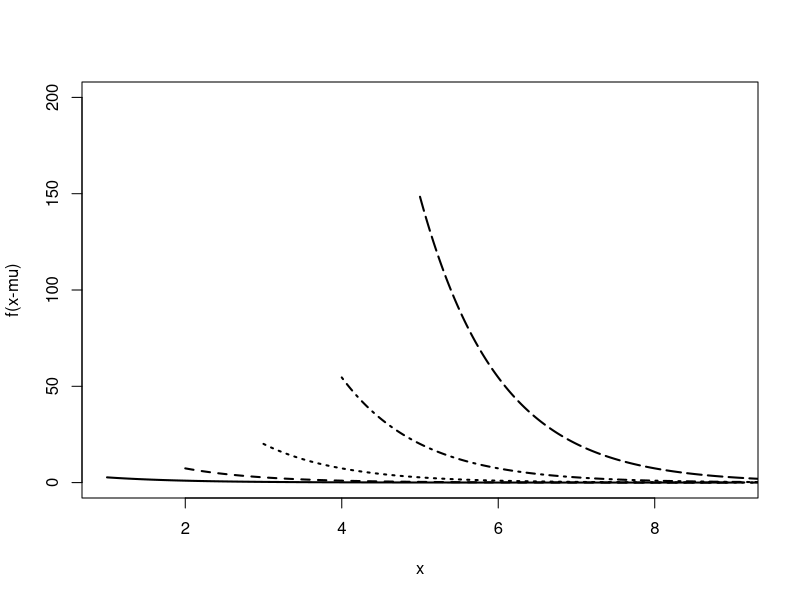
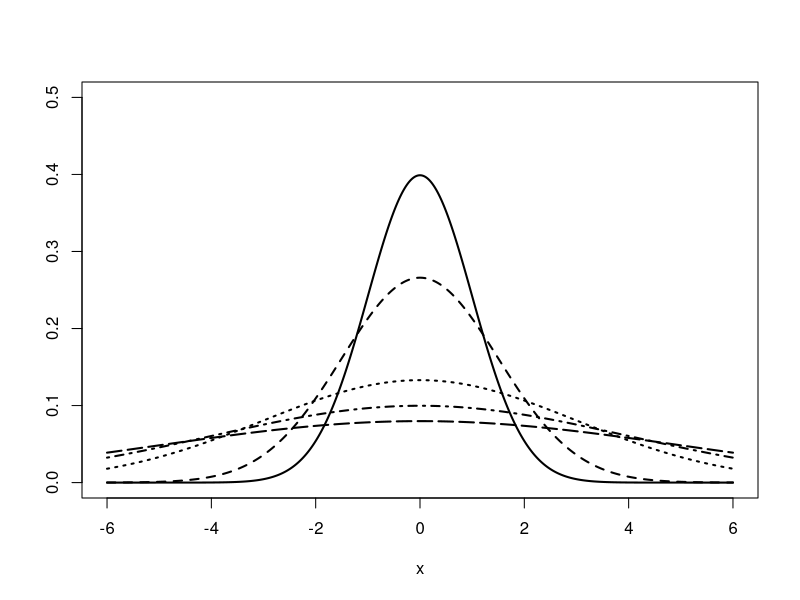
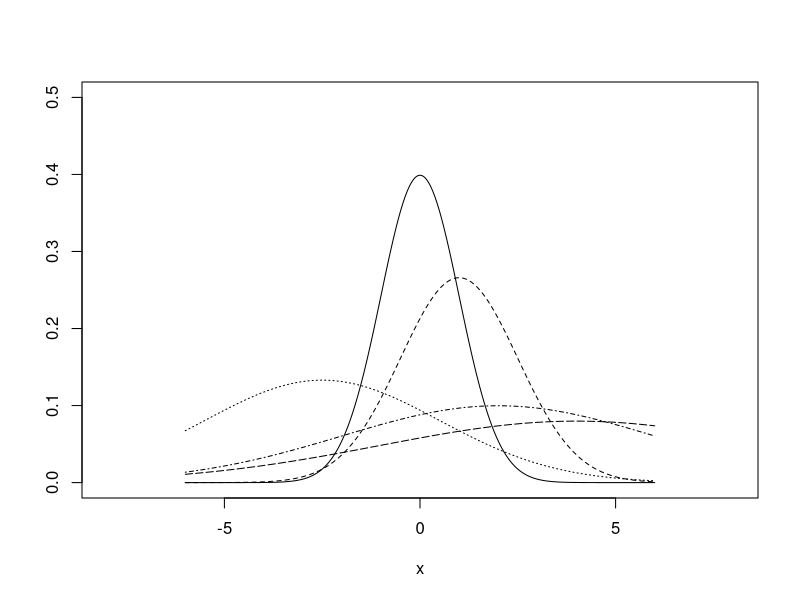

Here is the R script that generated these plots, in order:
## ---- chunk 1
knitr::opts_chunk$set(echo = FALSE)
## ---- chunk 2
f <- function(x, mu){
  return(exp(-(x-mu)))}
mu.val <- c(1,2,3,4,5)
x.val <- seq(0,8, length.out=1000)

plot(x.val+mu.val[1], f(x=x.val,mu=1), type="l", ylim=c(0,200), ylab="f(x-mu)",
     xlab="x", lty=1, lwd=2)
lines(x.val+mu.val[2], f(x=x.val,mu=2), type="l", lty=2, lwd=2)
lines(x.val+mu.val[3], f(x=x.val,mu=3), type="l", lty=3, lwd=2)
lines(x.val+mu.val[4], f(x=x.val,mu=4), type="l", lty=4, lwd=2)
lines(x.val+mu.val[5], f(x=x.val,mu=5), type="l", lty=5, lwd=2)
## ---- chunk 3

sigma.val <- c(1,1.5,3,4,5)
x.val <- seq(-6,6, length.out=1000)
plot(x.val, dnorm(x=x.val,sd=sigma.val[1]), type="l", ylim=c(0,.5), ylab="", xlab="x",
     lty=1, lwd=2)
lines(x.val, dnorm(x=x.val,sd=sigma.val[2]), lty=2, lwd=2)
lines(x.val, dnorm(x=x.val,sd=sigma.val[3]), lty=3, lwd=2)
lines(x.val, dnorm(x=x.val,sd=sigma.val[4]), lty=4, lwd=2)
lines(x.val, dnorm(x=x.val,sd=sigma.val[5]), lty=5, lwd=2)
## ---- chunk 4

sigma.val <- c(1,1.5,3,4,5)
x.val <- seq(-6,6, length.out=1000)
plot(x.val, dnorm(x=x.val, mean = 0,sd=sigma.val[1]), type="l", xlim=c(-8,8),
     ylim=c(0,.5), ylab="", xlab="x", lty=1, lwd=1)
lines(x.val, dnorm(x=x.val, mean = 1,sd=sigma.val[2]), lty=2, lwd=1)
lines(x.val, dnorm(x=x.val, mean = -2.5,sd=sigma.val[3]), lty=3, lwd=1)
lines(x.val, dnorm(x=x.val, mean = 2,sd=sigma.val[4]), lty=4, lwd=1)
lines(x.val, dnorm(x=x.val, mean = 4,sd=sigma.val[5]), lty=5, lwd=1)
